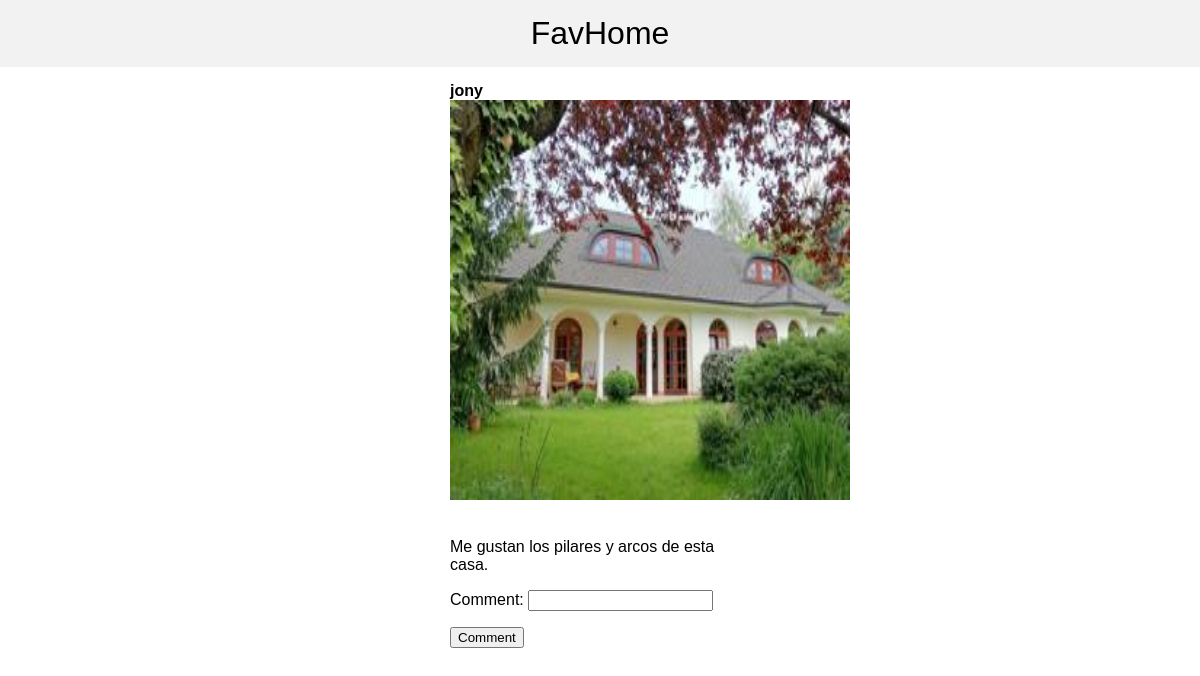
The app's page /posts/1/ with its own data.
### posts/models.py (models this page shows)
class Post(models.Model):
    image = models.ImageField()
    description = models.TextField()
    author = models.ForeignKey(User, on_delete=models.CASCADE)

### posts/views.py (the view)
# urls.py: path('posts/<pk>/', PostDetail.as_view(), name='detail'),
class PostDetail(DetailView):
    model = Post
    def get_context_data(self, *args, **kwargs):
        context = super().get_context_data(*args, **kwargs)
        context['comment_form'] = CommentForm()
        return context

### posts/views.py
class CommentForm(forms.Form):
    comment = forms.CharField()

### posts/templates/posts/post_detail.html (shortened to what this page needs)
{% extends 'posts/base.html' %}
{% block content %}
    <strong>{{ object.author.username }}</strong><br>
    <img src="{{ object.image.url }}" width=400 height=400>
    <p><em>{{ object.created }}</em><br>{{ object.description }}</p>
    <form action="{% url 'detail' pk=object.id %}" method="POST">
        {{ comment_form.as_p }}
        <input type="submit" value="Comment">
    </form>
{% endblock %}

### posts/templates/posts/base.html (style rules this page uses)
body { font-family: sans-serif; margin: 0; }

### records on screen
Post: author.username "jony", image (picture), description "Me gustan los pilares y arcos de esta casa."
